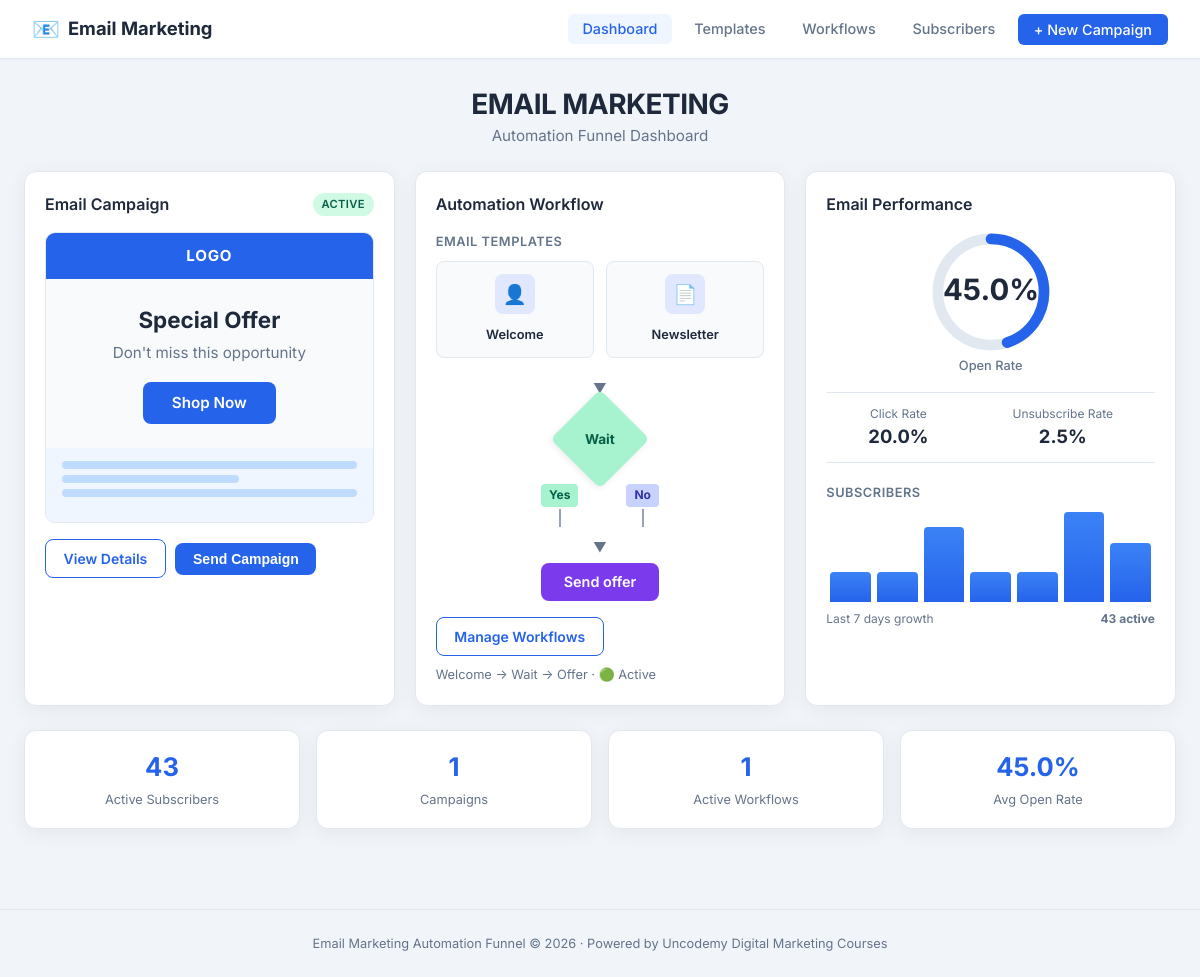
The page / on the database its author committed.
### models.py (models this page shows, shortened)
class EmailTemplate(db.Model):
    __tablename__ = 'email_templates'
    id = db.Column(db.Integer, primary_key=True)
    name = db.Column(db.String(100), nullable=False)
    category = db.Column(db.String(50))  # welcome, newsletter, offer, etc.
    subject = db.Column(db.String(200))
    body_html = db.Column(db.Text)
    thumbnail = db.Column(db.String(200))
    created_at = db.Column(db.DateTime, default=datetime.utcnow)

class Workflow(db.Model):
    __tablename__ = 'workflows'
    id = db.Column(db.Integer, primary_key=True)
    name = db.Column(db.String(100), nullable=False)
    description = db.Column(db.Text)
    trigger = db.Column(db.String(50), default='new_subscriber')  # new_subscriber, tag, etc.
    is_active = db.Column(db.Boolean, default=True)
    steps = db.Column(db.JSON)  # list of steps: template_id, wait_days, condition, etc.
    created_at = db.Column(db.DateTime, default=datetime.utcnow)

### app.py (the view)
@app.route('/')
def dashboard():
    total_subs = Subscriber.query.filter_by(status='active').count()
    total_campaigns = Campaign.query.count()
    active_workflows = Workflow.query.filter_by(is_active=True).count()
    campaign = Campaign.query.filter_by(status='active').first()
    if not campaign:
        campaign = Campaign.query.first()
    templates = EmailTemplate.query.all()
    workflow = Workflow.query.filter_by(is_active=True).first()
    if campaign:
        open_rate = campaign.open_rate()
        click_rate = campaign.click_rate()
        unsub_rate = round((campaign.unsubscribes / max(len(campaign.sends), 1)) * 100, 1)
    else:
        open_rate, click_rate, unsub_rate = 45.0, 20.0, 1.0
    logs = PerformanceLog.query.order_by(PerformanceLog.date).limit(7).all()
    chart_data = [log.new_subscribers for log in logs] if logs else [2, 4, 6, 5, 8, 9, 12]
    return render_template(
        'dashboard.html',
        campaign=campaign,
        templates=templates,
        workflow=workflow,
        open_rate=open_rate,
        click_rate=click_rate,
        unsub_rate=unsub_rate,
        total_subs=total_subs,
        chart_data=chart_data,
        total_campaigns=total_campaigns,
        active_workflows=active_workflows
    )

### models.py (called while the page is built)
    def open_rate(self):
        total = len(self.sends) or 1
        return round((self.opens / total) * 100, 1)

    def click_rate(self):
        total = len(self.sends) or 1
        return round((self.clicks / total) * 100, 1)

### templates/dashboard.html (shortened to what this page needs)
{% extends "base.html" %}
{% block content %}
<div class="page-header">
    <h1>EMAIL MARKETING</h1>
    <p class="subtitle">Automation Funnel Dashboard</p>
</div>
<div class="dashboard-grid">
    <div class="card campaign-card">
        <div class="card-header">
            <h2>Email Campaign</h2>
            <span class="badge badge-active">Active</span>
        </div>
        <div class="campaign-preview">
            <div class="email-header">
                <div class="logo-bar">LOGO</div>
            </div>
            <div class="email-body">
                <h3 class="offer-title">Special Offer</h3>
                <p class="offer-text">Don't miss this opportunity</p>
                <a href="{{ url_for('shop_now') }}" class="btn-shop-now" id="shop-now-btn">
                    Shop Now
                </a>
            </div>
            <div class="email-content-lines">
                <div class="line"></div>
                <div class="line short"></div>
                <div class="line"></div>
            </div>
        </div>
        <div class="card-actions">
            {% if campaign %}
                <a href="{{ url_for('view_campaign', id=campaign.id) }}" class="btn btn-outline">View Details</a>
                <form action="{{ url_for('send_campaign', id=campaign.id) }}" method="POST" style="display:inline;">
                    <button type="submit" class="btn btn-primary" onclick="return confirm('Send this campaign to all active subscribers?')">
                        Send Campaign
                    </button>
                </form>
            {% else %}
                <a href="{{ url_for('create_campaign') }}" class="btn btn-primary">Create Campaign</a>
            {% endif %}
        </div>
    </div>
    <div class="card workflow-card">
        <div class="card-header">
            <h2>Automation Workflow</h2>
        </div>
        <div class="workflow-section">
            <h4 class="section-label">Email Templates</h4>
            <div class="templates-row">
                {% for t in templates[:2] %}
                <a href="{{ url_for('view_template', id=t.id) }}" class="template-box">
                    <div class="template-icon">
                        {% if t.category == 'welcome' %}
                            <span class="icon-person">👤</span>
                        {% else %}
                            <span class="icon-doc">📄</span>
                        {% endif %}
                    </div>
                    <span class="template-name">{{ t.name }}</span>
                </a>
                {% endfor %}
            </div>
        </div>
        <div class="workflow-flow">
            <div class="flow-arrow">▼</div>
            <div class="decision-diamond">
                <span>Wait</span>
            </div>
            <div class="decision-branches">
                <div class="branch yes-branch">
                    <span class="branch-label yes">Yes</span>
                    <div class="branch-line"></div>
                </div>
                <div class="branch no-branch">
                    <span class="branch-label no">No</span>
                    <div class="branch-line"></div>
                </div>
            </div>
            <div class="flow-arrow">▼</div>
            <a href="{{ url_for('shop_now') }}" class="send-offer-btn">
                Send offer
            </a>
        </div>
        <div class="card-actions">
            <a href="{{ url_for('list_workflows') }}" class="btn btn-outline">Manage Workflows</a>
            {% if workflow %}
                <span class="workflow-status">{{ workflow.name }} · {% if workflow.is_active %}🟢 Active{% else %}⚪ Inactive{% endif %}</span>
            {% endif %}
        </div>
    </div>
    <div class="card performance-card">
        <div class="card-header">
            <h2>Email Performance</h2>
        </div>
        <div class="perf-gauge">
            <div class="gauge-circle" data-rate="{{ open_rate }}">
                <svg viewBox="0 0 36 36" class="circular-chart">
                    <path class="circle-bg"
                          d="M18 2.0845
                             a 15.9155 15.9155 0 0 1 0 31.831
                             a 15.9155 15.9155 0 0 1 0 -31.831"/>
                    <path class="circle"
                          stroke-dasharray="{{ open_rate }}, 100"
                          d="M18 2.0845
                             a 15.9155 15.9155 0 0 1 0 31.831
                             a 15.9155 15.9155 0 0 1 0 -31.831"/>
                    <text x="18" y="20.5" class="percentage">{{ open_rate }}%</text>
                </svg>
                <span class="gauge-label">Open Rate</span>
            </div>
        </div>
        <div class="perf-metrics">
            <div class="metric">
                <span class="metric-label">Click Rate</span>
                <span class="metric-value">{{ click_rate }}%</span>
            </div>
            <div class="metric">
                <span class="metric-label">Unsubscribe Rate</span>
                <span class="metric-value">{{ unsub_rate }}%</span>
            </div>
        </div>
        <div class="subscribers-chart">
            <h4 class="section-label">Subscribers</h4>
            <div class="bar-chart" id="subs-chart">
                {% for val in chart_data %}
                <div class="bar" style="height: {{ (val / (chart_data|max or 1) * 100) | int }}%;" title="{{ val }} new">
                </div>
                {% endfor %}
            </div>
            <div class="chart-footer">
                <span>Last 7 days growth</span>
                <strong>{{ total_subs }} active</strong>
            </div>
        </div>
    </div>
</div>
<div class="stats-row">
    <div class="stat-box">
        <span class="stat-number">{{ total_subs }}</span>
        <span class="stat-label">Active Subscribers</span>
    </div>
    <div class="stat-box">
        <span class="stat-number">{{ total_campaigns }}</span>
        <span class="stat-label">Campaigns</span>
    </div>
    <div class="stat-box">
        <span class="stat-number">{{ active_workflows }}</span>
        <span class="stat-label">Active Workflows</span>
    </div>
    <div class="stat-box">
        <span class="stat-number">{{ open_rate }}%</span>
        <span class="stat-label">Avg Open Rate</span>
    </div>
</div>
{% endblock %}

### rows shown on the page
EmailTemplate: name "Welcome"
EmailTemplate: name "Newsletter"
Workflow: name "Welcome → Wait → Offer"

### other values the page prints
{{ open_rate }} "45.0"
{{ click_rate }} "20.0"
{{ unsub_rate }} "2.5"
{{ total_subs }} "43"
{{ total_campaigns }} "1"
{{ active_workflows }} "1"
